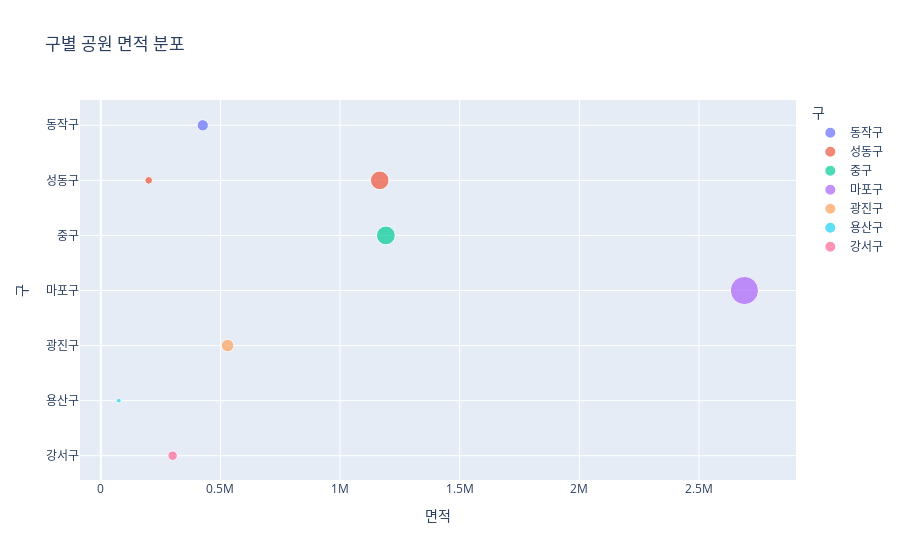

The code cell stored with this chart in its notebook:
### Markdown cell above
## plotly 시각화

### Code cell
import plotly.express as px

# Plotly 산점도 생성
fig = px.scatter(
    data,
    x="면적",  # 공원 면적
    y="구",   # 구 이름
    size="면적",  # 공원 면적
    hover_name="이름",  # 시 공원 이름 표시
    title="구별 공원 면적 분포",
    color="구",  # 구별
)

fig.show()

### Figure 1 — Plotly figure (JSON) as saved in the notebook; plotly's stock layout.template omitted (floating-point values rounded to 4 significant figures)
{"data": [{"hovertemplate": "<b>%{hovertext}</b><br><br>구=%{y}<br>면적=%{marker.size}<extra></extra>", "hovertext": ["보라매공원"], "legendgroup": "동작구", "marker": {"color": "#636efa", "size": [425992], "sizemode": "area", "sizeref": 6725, "symbol": "circle"}, "mode": "markers", "name": "동작구", "orientation": "h", "showlegend": true, "type": "scatter", "x": [425992], "xaxis": "x", "y": ["동작구"], "yaxis": "y"}, {"hovertemplate": "<b>%{hovertext}</b><br><br>구=%{y}<br>면적=%{marker.size}<extra></extra>", "hovertext": ["서울숲", "응봉산근린공원"], "legendgroup": "성동구", "marker": {"color": "#EF553B", "size": [1165700, 200000], "sizemode": "area", "sizeref": 6725, "symbol": "circle"}, "mode": "markers", "name": "성동구", "orientation": "h", "showlegend": true, "type": "scatter", "x": [1165700, 200000], "xaxis": "x", "y": ["성동구", "성동구"], "yaxis": "y"}, {"hovertemplate": "<b>%{hovertext}</b><br><br>구=%{y}<br>면적=%{marker.size}<extra></extra>", "hovertext": ["남산공원"], "legendgroup": "중구", "marker": {"color": "#00cc96", "size": [1191416], "sizemode": "area", "sizeref": 6725, "symbol": "circle"}, "mode": "markers", "name": "중구", "orientation": "h", "showlegend": true, "type": "scatter", "x": [1191416], "xaxis": "x", "y": ["중구"], "yaxis": "y"}, {"hovertemplate": "<b>%{hovertext}</b><br><br>구=%{y}<br>면적=%{marker.size}<extra></extra>", "hovertext": ["월드컵공원"], "legendgroup": "마포구", "marker": {"color": "#ab63fa", "size": [2690000], "sizemode": "area", "sizeref": 6725, "symbol": "circle"}, "mode": "markers", "name": "마포구", "orientation": "h", "showlegend": true, "type": "scatter", "x": [2690000], "xaxis": "x", "y": ["마포구"], "yaxis": "y"}, {"hovertemplate": "<b>%{hovertext}</b><br><br>구=%{y}<br>면적=%{marker.size}<extra></extra>", "hovertext": ["어린이대공원"], "legendgroup": "광진구", "marker": {"color": "#FFA15A", "size": [530000], "sizemode": "area", "sizeref": 6725, "symbol": "circle"}, "mode": "markers", "name": "광진구", "orientation": "h", "showlegend": true, "type": "scatter", "x": [530000], "xaxis": "x", "y": ["광진구"], "yaxis": "y"}, {"hovertemplate": "<b>%{hovertext}</b><br><br>구=%{y}<br>면적=%{marker.size}<extra></extra>", "hovertext": ["용산가족공원"], "legendgroup": "용산구", "marker": {"color": "#19d3f3", "size": [75000], "sizemode": "area", "sizeref": 6725, "symbol": "circle"}, "mode": "markers", "name": "용산구", "orientation": "h", "showlegend": true, "type": "scatter", "x": [75000], "xaxis": "x", "y": ["용산구"], "yaxis": "y"}, {"hovertemplate": "<b>%{hovertext}</b><br><br>구=%{y}<br>면적=%{marker.size}<extra></extra>", "hovertext": ["우장산근린공원"], "legendgroup": "강서구", "marker": {"color": "#FF6692", "size": [300000], "sizemode": "area", "sizeref": 6725, "symbol": "circle"}, "mode": "markers", "name": "강서구", "orientation": "h", "showlegend": true, "type": "scatter", "x": [300000], "xaxis": "x", "y": ["강서구"], "yaxis": "y"}], "layout": {"autosize": true, "legend": {"itemsizing": "constant", "title": {"text": "구"}, "tracegroupgap": 0}, "title": {"text": "구별 공원 면적 분포"}, "xaxis": {"anchor": "y", "autorange": true, "domain": [0, 1], "range": [-83470.0, 2890000.0], "title": {"text": "면적"}, "type": "linear"}, "yaxis": {"anchor": "x", "autorange": true, "categoryarray": ["강서구", "용산구", "광진구", "마포구", "중구", "성동구", "동작구"], "categoryorder": "array", "domain": [0, 1], "range": [-0.5696, 6.61], "title": {"text": "구"}, "type": "category"}}}
